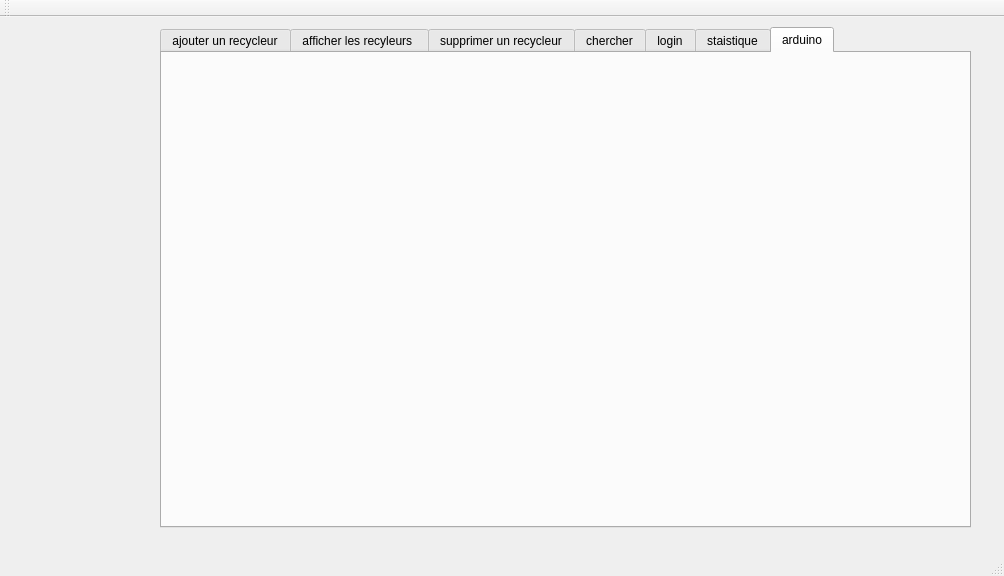
<?xml version="1.0" encoding="UTF-8"?>
<ui version="4.0">
 <class>MainWindow</class>
 <widget class="QMainWindow" name="MainWindow">
  <property name="geometry">
   <rect>
    <x>0</x>
    <y>0</y>
    <width>1004</width>
    <height>576</height>
   </rect>
  </property>
  <property name="windowTitle">
   <string>Gestion des Clients</string>
  </property>
  <widget class="QWidget" name="centralWidget">
   <widget class="QTabWidget" name="statusBar_2">
    <property name="geometry">
     <rect>
      <x>160</x>
      <y>10</y>
      <width>811</width>
      <height>501</height>
     </rect>
    </property>
    <property name="currentIndex">
     <number>6</number>
    </property>
    <widget class="QWidget" name="tab">
     <attribute name="title">
      <string>ajouter un recycleur</string>
     </attribute>
     <widget class="QGroupBox" name="groupBox_2">
      <property name="geometry">
       <rect>
        <x>30</x>
        <y>30</y>
        <width>671</width>
        <height>441</height>
       </rect>
      </property>
      <property name="title">
       <string>AJOUT</string>
      </property>
      <widget class="QLabel" name="label_id">
       <property name="geometry">
        <rect>
         <x>10</x>
         <y>80</y>
         <width>56</width>
         <height>16</height>
        </rect>
       </property>
       <property name="text">
        <string>identifiant</string>
       </property>
      </widget>
      <widget class="QLabel" name="label_np">
       <property name="geometry">
        <rect>
         <x>10</x>
         <y>150</y>
         <width>111</width>
         <height>16</height>
        </rect>
       </property>
       <property name="text">
        <string>nom et prenom</string>
       </property>
      </widget>
      <widget class="QLabel" name="label_ad">
       <property name="geometry">
        <rect>
         <x>10</x>
         <y>210</y>
         <width>56</width>
         <height>16</height>
        </rect>
       </property>
       <property name="text">
        <string>adresse</string>
       </property>
      </widget>
      <widget class="QLabel" name="label_numtel">
       <property name="geometry">
        <rect>
         <x>10</x>
         <y>270</y>
         <width>56</width>
         <height>16</height>
        </rect>
       </property>
       <property name="text">
        <string>telephone</string>
       </property>
      </widget>
      <widget class="QLabel" name="label_5typem">
       <property name="geometry">
        <rect>
         <x>10</x>
         <y>340</y>
         <width>121</width>
         <height>16</height>
        </rect>
       </property>
       <property name="text">
        <string>type de materiaux</string>
       </property>
      </widget>
      <widget class="QLineEdit" name="le_id">
       <property name="geometry">
        <rect>
         <x>170</x>
         <y>80</y>
         <width>113</width>
         <height>22</height>
        </rect>
       </property>
      </widget>
      <widget class="QLineEdit" name="le_nom">
       <property name="geometry">
        <rect>
         <x>170</x>
         <y>150</y>
         <width>113</width>
         <height>22</height>
        </rect>
       </property>
      </widget>
      <widget class="QLineEdit" name="le_adresse">
       <property name="geometry">
        <rect>
         <x>170</x>
         <y>210</y>
         <width>113</width>
         <height>22</height>
        </rect>
       </property>
      </widget>
      <widget class="QLineEdit" name="le_tele">
       <property name="geometry">
        <rect>
         <x>170</x>
         <y>270</y>
         <width>113</width>
         <height>22</height>
        </rect>
       </property>
      </widget>
      <widget class="QLineEdit" name="le_type">
       <property name="geometry">
        <rect>
         <x>170</x>
         <y>340</y>
         <width>113</width>
         <height>22</height>
        </rect>
       </property>
      </widget>
      <widget class="QPushButton" name="pb_ajouter">
       <property name="geometry">
        <rect>
         <x>400</x>
         <y>210</y>
         <width>93</width>
         <height>28</height>
        </rect>
       </property>
       <property name="text">
        <string>AJOUTER</string>
       </property>
      </widget>
      <widget class="QPushButton" name="pb_modifier">
       <property name="geometry">
        <rect>
         <x>400</x>
         <y>160</y>
         <width>93</width>
         <height>28</height>
        </rect>
       </property>
       <property name="text">
        <string>MODIFIER</string>
       </property>
      </widget>
     </widget>
    </widget>
    <widget class="QWidget" name="tab_2">
     <attribute name="title">
      <string>afficher les recyleurs </string>
     </attribute>
     <widget class="QTableView" name="tab_recycleur">
      <property name="geometry">
       <rect>
        <x>20</x>
        <y>100</y>
        <width>621</width>
        <height>301</height>
       </rect>
      </property>
     </widget>
    </widget>
    <widget class="QWidget" name="tab_3">
     <attribute name="title">
      <string>supprimer un recycleur</string>
     </attribute>
     <widget class="QLabel" name="label_6">
      <property name="geometry">
       <rect>
        <x>160</x>
        <y>200</y>
        <width>171</width>
        <height>31</height>
       </rect>
      </property>
      <property name="text">
       <string>tapez le nom du recycleur</string>
      </property>
     </widget>
     <widget class="QLineEdit" name="supp_nom">
      <property name="geometry">
       <rect>
        <x>330</x>
        <y>200</y>
        <width>161</width>
        <height>31</height>
       </rect>
      </property>
     </widget>
     <widget class="QPushButton" name="pb_supprimer">
      <property name="geometry">
       <rect>
        <x>550</x>
        <y>310</y>
        <width>93</width>
        <height>28</height>
       </rect>
      </property>
      <property name="text">
       <string>supprimer</string>
      </property>
     </widget>
    </widget>
    <widget class="QWidget" name="tab_4">
     <attribute name="title">
      <string>chercher</string>
     </attribute>
     <widget class="QLineEdit" name="le_id_2">
      <property name="geometry">
       <rect>
        <x>150</x>
        <y>100</y>
        <width>171</width>
        <height>41</height>
       </rect>
      </property>
     </widget>
     <widget class="QPushButton" name="pb_chercher">
      <property name="geometry">
       <rect>
        <x>340</x>
        <y>100</y>
        <width>61</width>
        <height>41</height>
       </rect>
      </property>
      <property name="text">
       <string/>
      </property>
      <property name="icon">
       <iconset>
        <normaloff>:/image/image/valider.png</normaloff>:/image/image/valider.png</iconset>
      </property>
      <property name="iconSize">
       <size>
        <width>35</width>
        <height>40</height>
       </size>
      </property>
     </widget>
     <widget class="QLabel" name="id_2">
      <property name="geometry">
       <rect>
        <x>0</x>
        <y>100</y>
        <width>211</width>
        <height>41</height>
       </rect>
      </property>
      <property name="text">
       <string>CHERCHER SUIVANT ID</string>
      </property>
     </widget>
     <widget class="QComboBox" name="cb_trie">
      <property name="geometry">
       <rect>
        <x>560</x>
        <y>100</y>
        <width>121</width>
        <height>41</height>
       </rect>
      </property>
      <item>
       <property name="text">
        <string>nom_prenom</string>
       </property>
      </item>
      <item>
       <property name="text">
        <string>type_materiax</string>
       </property>
      </item>
     </widget>
     <widget class="QPushButton" name="pb_trierNom">
      <property name="geometry">
       <rect>
        <x>690</x>
        <y>100</y>
        <width>71</width>
        <height>51</height>
       </rect>
      </property>
      <property name="text">
       <string/>
      </property>
      <property name="icon">
       <iconset>
        <normaloff>:/image/image/trie.png</normaloff>:/image/image/trie.png</iconset>
      </property>
      <property name="iconSize">
       <size>
        <width>45</width>
        <height>45</height>
       </size>
      </property>
     </widget>
     <widget class="QLabel" name="label_2">
      <property name="geometry">
       <rect>
        <x>420</x>
        <y>100</y>
        <width>151</width>
        <height>41</height>
       </rect>
      </property>
      <property name="text">
       <string>TRI SUIVANT LE NOM </string>
      </property>
     </widget>
     <widget class="QTableView" name="tab_rec">
      <property name="geometry">
       <rect>
        <x>430</x>
        <y>180</y>
        <width>331</width>
        <height>211</height>
       </rect>
      </property>
      <property name="selectionMode">
       <enum>QAbstractItemView::SingleSelection</enum>
      </property>
      <property name="selectionBehavior">
       <enum>QAbstractItemView::SelectRows</enum>
      </property>
     </widget>
     <widget class="QPushButton" name="PDF_pb">
      <property name="geometry">
       <rect>
        <x>350</x>
        <y>410</y>
        <width>41</width>
        <height>21</height>
       </rect>
      </property>
      <property name="styleSheet">
       <string notr="true">QPushButton {
color: white;
background-color: QLinearGradient( x1: 0, y1: 0, x2: 0, y2: 1, stop: 0 #88d, stop: 0.1 #99e, stop: 0.49 #77c, stop: 0.5 #66b, stop: 1 #77c);
border-width: 1px;
border-color: #339;
border-style: solid;
border-radius: 7;
padding: 3px;
font-size: 10px;
padding-left: 5px;
padding-right: 5px;
min-width: 10px;
max-width: 50px;
min-height: 13px;
max-height: 13px;
}</string>
      </property>
      <property name="text">
       <string/>
      </property>
      <property name="icon">
       <iconset>
        <normaloff>:/images_espace/Images_espace/pdf.png</normaloff>:/images_espace/Images_espace/pdf.png</iconset>
      </property>
     </widget>
     <widget class="QLabel" name="label_21">
      <property name="geometry">
       <rect>
        <x>230</x>
        <y>400</y>
        <width>101</width>
        <height>41</height>
       </rect>
      </property>
      <property name="text">
       <string>Exporter en PDF</string>
      </property>
     </widget>
     <widget class="QTableView" name="tabrech">
      <property name="geometry">
       <rect>
        <x>40</x>
        <y>180</y>
        <width>351</width>
        <height>192</height>
       </rect>
      </property>
     </widget>
    </widget>
    <widget class="QWidget" name="tab_5">
     <attribute name="title">
      <string>login</string>
     </attribute>
     <widget class="QFrame" name="frame_7">
      <property name="geometry">
       <rect>
        <x>0</x>
        <y>0</y>
        <width>821</width>
        <height>501</height>
       </rect>
      </property>
      <property name="styleSheet">
       <string notr="true"/>
      </property>
      <property name="frameShape">
       <enum>QFrame::StyledPanel</enum>
      </property>
      <property name="frameShadow">
       <enum>QFrame::Raised</enum>
      </property>
      <widget class="QLineEdit" name="lineEdit_nom_2">
       <property name="geometry">
        <rect>
         <x>275</x>
         <y>279</y>
         <width>181</width>
         <height>22</height>
        </rect>
       </property>
       <property name="echoMode">
        <enum>QLineEdit::Normal</enum>
       </property>
       <property name="placeholderText">
        <string>Nom...</string>
       </property>
      </widget>
      <widget class="QLineEdit" name="lineEdit_prenom_2">
       <property name="geometry">
        <rect>
         <x>274</x>
         <y>204</y>
         <width>181</width>
         <height>22</height>
        </rect>
       </property>
       <property name="echoMode">
        <enum>QLineEdit::Normal</enum>
       </property>
       <property name="placeholderText">
        <string>Prenom...</string>
       </property>
      </widget>
      <widget class="QLineEdit" name="lineEdit_email_2">
       <property name="geometry">
        <rect>
         <x>273</x>
         <y>130</y>
         <width>181</width>
         <height>22</height>
        </rect>
       </property>
       <property name="echoMode">
        <enum>QLineEdit::Normal</enum>
       </property>
       <property name="placeholderText">
        <string>Username...</string>
       </property>
      </widget>
      <widget class="QLineEdit" name="lineEdit_motdepasse">
       <property name="geometry">
        <rect>
         <x>273</x>
         <y>349</y>
         <width>181</width>
         <height>22</height>
        </rect>
       </property>
       <property name="echoMode">
        <enum>QLineEdit::Normal</enum>
       </property>
       <property name="placeholderText">
        <string>Mote de Passe...</string>
       </property>
      </widget>
      <widget class="QPushButton" name="pb_log_in">
       <property name="enabled">
        <bool>true</bool>
       </property>
       <property name="geometry">
        <rect>
         <x>608</x>
         <y>194</y>
         <width>101</width>
         <height>41</height>
        </rect>
       </property>
       <property name="text">
        <string>log in</string>
       </property>
      </widget>
      <widget class="QPushButton" name="pushButton_9">
       <property name="enabled">
        <bool>true</bool>
       </property>
       <property name="geometry">
        <rect>
         <x>607</x>
         <y>264</y>
         <width>101</width>
         <height>41</height>
        </rect>
       </property>
       <property name="text">
        <string>Retour</string>
       </property>
      </widget>
      <widget class="QLabel" name="label_10">
       <property name="geometry">
        <rect>
         <x>110</x>
         <y>130</y>
         <width>111</width>
         <height>21</height>
        </rect>
       </property>
       <property name="styleSheet">
        <string notr="true">background: transparent;</string>
       </property>
       <property name="text">
        <string>Username</string>
       </property>
      </widget>
      <widget class="QLabel" name="label_12">
       <property name="geometry">
        <rect>
         <x>119</x>
         <y>206</y>
         <width>91</width>
         <height>21</height>
        </rect>
       </property>
       <property name="styleSheet">
        <string notr="true">background: transparent;</string>
       </property>
       <property name="text">
        <string>Prenom</string>
       </property>
      </widget>
      <widget class="QLabel" name="label_14">
       <property name="geometry">
        <rect>
         <x>132</x>
         <y>280</y>
         <width>51</width>
         <height>21</height>
        </rect>
       </property>
       <property name="styleSheet">
        <string notr="true">background: transparent;</string>
       </property>
       <property name="text">
        <string>Nom</string>
       </property>
      </widget>
      <widget class="QLabel" name="label_15">
       <property name="geometry">
        <rect>
         <x>87</x>
         <y>350</y>
         <width>151</width>
         <height>21</height>
        </rect>
       </property>
       <property name="styleSheet">
        <string notr="true">background: transparent;</string>
       </property>
       <property name="text">
        <string>Mot de Passe</string>
       </property>
      </widget>
      <widget class="QComboBox" name="quest">
       <property name="geometry">
        <rect>
         <x>20</x>
         <y>410</y>
         <width>461</width>
         <height>31</height>
        </rect>
       </property>
       <item>
        <property name="text">
         <string>Choisir une question</string>
        </property>
       </item>
       <item>
        <property name="text">
         <string>Quel est le nom de votre premier chien?</string>
        </property>
       </item>
       <item>
        <property name="text">
         <string>Quel est votre surnom?</string>
        </property>
       </item>
       <item>
        <property name="text">
         <string>quel est le nom de votre meilleur ami?</string>
        </property>
       </item>
      </widget>
      <widget class="QLineEdit" name="reponse">
       <property name="geometry">
        <rect>
         <x>493</x>
         <y>414</y>
         <width>181</width>
         <height>22</height>
        </rect>
       </property>
       <property name="echoMode">
        <enum>QLineEdit::Normal</enum>
       </property>
       <property name="placeholderText">
        <string>Reponse...</string>
       </property>
      </widget>
     </widget>
    </widget>
    <widget class="QWidget" name="tab_6">
     <attribute name="title">
      <string>staistique</string>
     </attribute>
     <widget class="QCustomPlot" name="gplot" native="true">
      <property name="geometry">
       <rect>
        <x>80</x>
        <y>80</y>
        <width>601</width>
        <height>311</height>
       </rect>
      </property>
     </widget>
     <widget class="QPushButton" name="stat">
      <property name="geometry">
       <rect>
        <x>520</x>
        <y>410</y>
        <width>93</width>
        <height>28</height>
       </rect>
      </property>
      <property name="text">
       <string>sati</string>
      </property>
     </widget>
    </widget>
    <widget class="QWidget" name="tab_7">
     <attribute name="title">
      <string>arduino</string>
     </attribute>
     <layout class="QHBoxLayout" name="horizontalLayout">
      <item>
       <widget class="QWidget" name="widget" native="true"/>
      </item>
     </layout>
    </widget>
   </widget>
  </widget>
  <widget class="QMenuBar" name="menuBar">
   <property name="geometry">
    <rect>
     <x>0</x>
     <y>0</y>
     <width>1004</width>
     <height>26</height>
    </rect>
   </property>
  </widget>
  <widget class="QToolBar" name="mainToolBar">
   <attribute name="toolBarArea">
    <enum>TopToolBarArea</enum>
   </attribute>
   <attribute name="toolBarBreak">
    <bool>false</bool>
   </attribute>
  </widget>
  <widget class="QStatusBar" name="statusBar"/>
 </widget>
 <layoutdefault spacing="6" margin="11"/>
 <customwidgets>
  <customwidget>
   <class>QCustomPlot</class>
   <extends>QWidget</extends>
   <header location="global">qcustomplot.h</header>
   <container>1</container>
  </customwidget>
 </customwidgets>
 <resources/>
 <connections/>
</ui>
